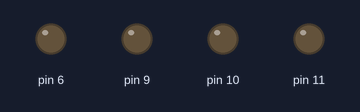
Bench run of a sketch on a simulated Arduino Uno, built with avr-gcc and run on an emulated ATmega328P. Shown: output pins drawn as LEDs (lit = HIGH). EEPROM starts erased.

Above: at 0.5 s.
At 3.5 s:
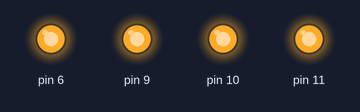
Timing chart, 0 to 4.6 s (numbered marks = the images above):
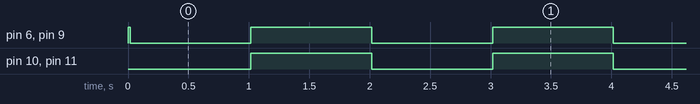

Measured:
- by itself, pin 6, pin 9–11: alternates HIGH for 1.0 s and LOW for 1.0 s

The sketch:

BadgeInit.ino
```cpp
#include <EEPROM.h>

void setup () {
   analogWrite(6, 255);
   analogWrite(9, 255);
  //* FIRST RUN ONLY
  for (int i = 0; i < 6; i++) {
    EEPROM.write(i, 0);
  }
  //*/
  analogWrite(10, 255);
  analogWrite(11, 255);
}

void loop() {
  analogWrite(6, 0);
   analogWrite(9, 0);
   analogWrite(10, 0);
   analogWrite(11, 0);
   delay(1000);
    analogWrite(6, 255);
   analogWrite(9, 255);
   analogWrite(10, 255);
   analogWrite(11, 255);
   delay(1000);
}
```
